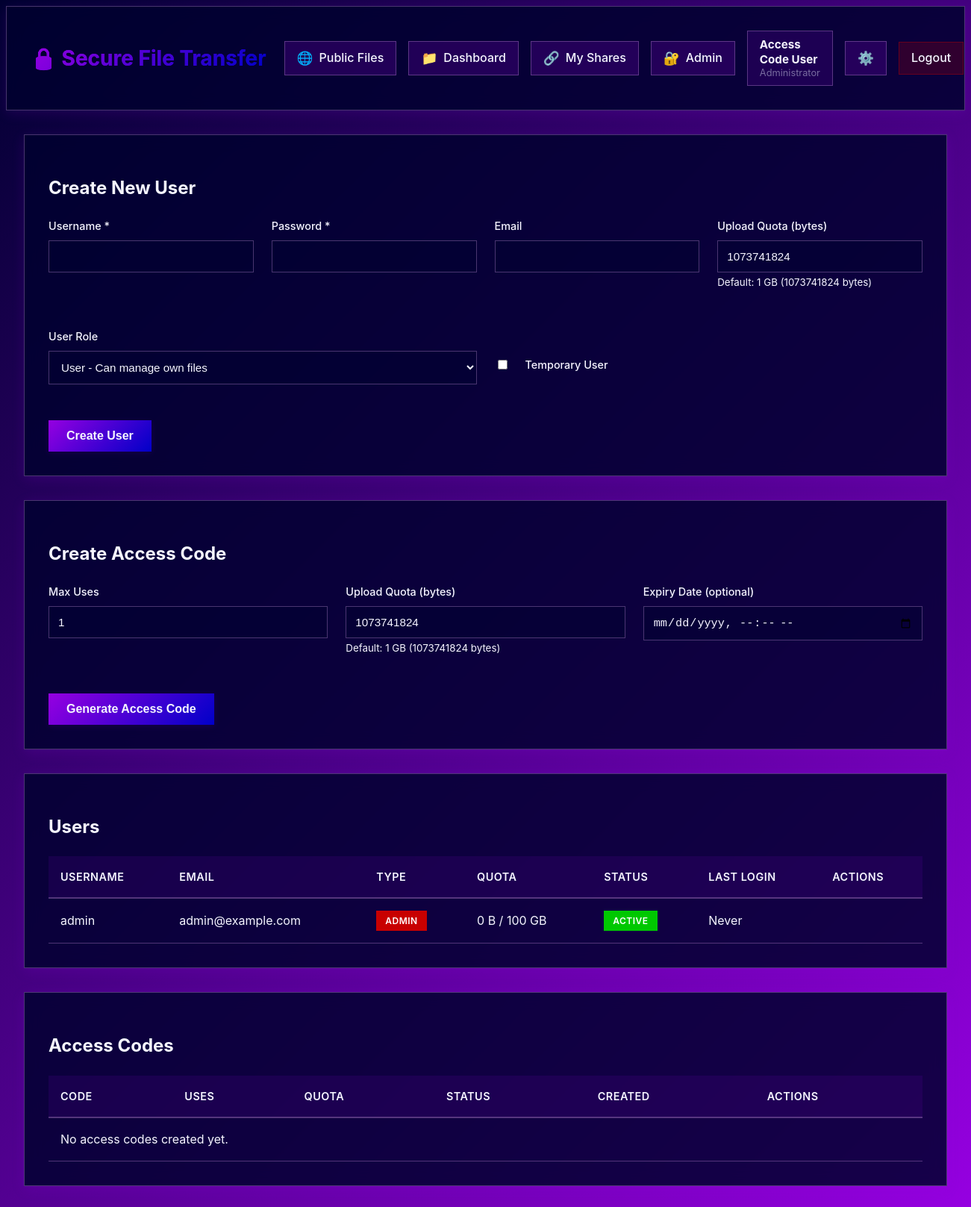
/admin.php (signed in), run on the app's committed database.
### tables this page shows
CREATE TABLE IF NOT EXISTS users (
    id INT AUTO_INCREMENT PRIMARY KEY,
    username VARCHAR(50) UNIQUE NOT NULL,
    password_hash VARCHAR(255) NOT NULL,
    email VARCHAR(100),
    role ENUM('admin', 'user') DEFAULT 'user',
    is_admin BOOLEAN DEFAULT FALSE,  
    upload_quota BIGINT DEFAULT 1073741824,  
    used_quota BIGINT DEFAULT 0,
    is_temporary BOOLEAN DEFAULT FALSE,
    expiry_date DATETIME NULL,
    created_at DATETIME DEFAULT CURRENT_TIMESTAMP,
    last_login DATETIME NULL,
    is_active BOOLEAN DEFAULT TRUE
);

### users.php (called while the page is built, shortened)
<?php
require_once 'db.php';
class UserManager {
    private $db;
    public function __construct($db) {
        $this->db = $db;
    }
    public function getAllUsers() {
        $sql = "SELECT id, username, email, role, is_admin, upload_quota, used_quota, is_temporary, expiry_date, created_at, last_login, is_active
                FROM users ORDER BY created_at DESC";
        return $this->db->fetchAll($sql);
    }
}
?>

### db.php (called while the page is built, shortened)
<?php
class Database {
    private $conn;
    public function __construct() {
        try {
            $this->conn = new PDO(
                "mysql:host=" . DB_HOST . ";dbname=" . DB_NAME,
                DB_USER,
                DB_PASS,
                array(PDO::ATTR_ERRMODE => PDO::ERRMODE_EXCEPTION)
            );
        } catch(PDOException $e) {
            die("Database connection failed: " . $e->getMessage());
        }
    }
    public function query($sql, $params = []) {
        try {
            $stmt = $this->conn->prepare($sql);
            $stmt->execute($params);
            return $stmt;
        } catch(PDOException $e) {
            error_log("Database query error: " . $e->getMessage());
            return false;
        }
    }
    public function fetchAll($sql, $params = []) {
        $stmt = $this->query($sql, $params);
        return $stmt ? $stmt->fetchAll(PDO::FETCH_ASSOC) : false;
    }
}
?>

### files.php (called while the page is built, shortened)
<?php
require_once 'db.php';
class FileManager {
    public function formatBytes($bytes, $precision = 2) {
        $units = ['B', 'KB', 'MB', 'GB', 'TB'];
        for ($i = 0; $bytes > 1024 && $i < count($units) - 1; $i++) {
            $bytes /= 1024;
        }
        return round($bytes, $precision) . ' ' . $units[$i];
    }
}
?>

### admin.php (the view, shortened to what this page needs)
<?php
require_once 'db.php';
require_once 'users.php';
require_once 'files.php';
$db = new Database();
$auth = new Auth($db);
$userManager = new UserManager($db);
$fileManager = new FileManager($db, $auth);
$users = $userManager->getAllUsers();
$accessCodes = $userManager->getAllAccessCodes();
?>
<!DOCTYPE html>
<html lang="en">
<head>
    <link rel="stylesheet" href="style.css">
</head>
<body class="simple-page">
    <?php include 'header.php'; ?>
    <div class="container admin-container">
        <div class="card">
            <h2>Create New User</h2>
            <form method="POST">
                <div class="form-grid">
                    <div class="form-group">
                        <label for="username">Username *</label>
                        <input type="text" id="username" name="username" required>
                    </div>
                    <div class="form-group">
                        <label for="password">Password *</label>
                        <input type="password" id="password" name="password" required>
                    </div>
                    <div class="form-group">
                        <label for="email">Email</label>
                        <input type="email" id="email" name="email">
                    </div>
                    <div class="form-group">
                        <label for="upload_quota">Upload Quota (bytes)</label>
                        <input type="number" id="upload_quota" name="upload_quota" value="1073741824" required>
                        <small>Default: 1 GB (1073741824 bytes)</small>
                    </div>
                </div>
                <div class="form-grid">
                    <div class="form-group">
                        <label for="role">User Role</label>
                        <select id="role" name="role">
                            <option value="user" selected>User - Can manage own files</option>
                        </select>
                    </div>
                    <div class="checkbox-group">
                        <input type="checkbox" id="is_temporary" name="is_temporary" onchange="toggleExpiryDate()">
                        <label for="is_temporary" style="margin: 0">Temporary User</label>
                    </div>
                </div>
                <button type="submit" class="btn">Create User</button>
            </form>
        </div>
        <div class="card">
            <h2>Create Access Code</h2>
            <form method="POST">
                <div class="form-grid">
                    <div class="form-group">
                        <label for="max_uses">Max Uses</label>
                        <input type="number" id="max_uses" name="max_uses" value="1" min="1" required>
                    </div>
                    <div class="form-group">
                        <label for="code_upload_quota">Upload Quota (bytes)</label>
                        <input type="number" id="code_upload_quota" name="upload_quota" value="1073741824" required>
                        <small>Default: 1 GB (1073741824 bytes)</small>
                    </div>
                    <div class="form-group">
                        <label for="code_expiry_date">Expiry Date (optional)</label>
                        <input type="datetime-local" id="code_expiry_date" name="expiry_date">
                    </div>
                </div>
                <button type="submit" class="btn">Generate Access Code</button>
            </form>
        </div>
        <div class="card">
            <h2>Users</h2>
            <table>
                <thead>
                    <tr>
                        <th>Username</th>
                        <th>Email</th>
                        <th>Type</th>
                        <th>Quota</th>
                        <th>Status</th>
                        <th>Last Login</th>
                        <th>Actions</th>
                    </tr>
                </thead>
                <tbody>
                    <?php foreach ($users as $user): ?>
                        <tr>
                            <td><?php echo htmlspecialchars($user['username']); ?></td>
                            <td><?php echo htmlspecialchars($user['email']); ?></td>
                            <td>
                                <?php
                                $userRole = isset($user['role']) && !empty($user['role']) ? $user['role'] : ($user['is_admin'] ? 'admin' : 'user');
                                if ($userRole === 'admin'): ?>
                                    <span class="badge badge-danger">Admin</span>
                                <?php else: ?>
                                    <span class="badge badge-info">User</span>
                                <?php endif; ?>
                            </td>
                            <td>
                                <?php echo $fileManager->formatBytes($user['used_quota']); ?> /
                                <?php echo $fileManager->formatBytes($user['upload_quota']); ?>
                            </td>
                            <td>
                                <?php if ($user['is_active']): ?>
                                    <span class="badge badge-success">Active</span>
                                <?php else: ?>
                                    <span class="badge badge-danger">Inactive</span>
                                <?php endif; ?>
                            </td>
                            <td><?php echo $user['last_login'] ? date('Y-m-d H:i', strtotime($user['last_login'])) : 'Never'; ?></td>
                            <td>
                            </td>
                        </tr>
                    <?php endforeach; ?>
                </tbody>
            </table>
        </div>
        <div class="card">
            <h2>Access Codes</h2>
            <table>
                <thead>
                    <tr>
                        <th>Code</th>
                        <th>Uses</th>
                        <th>Quota</th>
                        <th>Status</th>
                        <th>Created</th>
                        <th>Actions</th>
                    </tr>
                </thead>
                <tbody>
                    <?php if (empty($accessCodes)): ?>
                        <tr>
                            <td colspan="6">No access codes created yet.</td>
                        </tr>
                    <?php endif; ?>
                </tbody>
            </table>
        </div>
    </div>
</body>
</html>

### style.css (style rules this page uses)
:root { --color-primary: #9600E1; --color-secondary: #CC9CDF; --color-dark: #000030; --color-accent: #0000C8; --color-danger: #C80000; --color-gold: #FFD700; --color-text: #f5f5ff; --color-muted: #b9b9d695; --color-border: rgba(204, 156, 223, 0.35); --gradient-primary: linear-gradient(135deg, var(--color-primary) 0%, var(--color-accent) 100%); --gradient-secondary: linear-gradient(135deg, var(--color-dark) 0%, var(--color-primary) 100%); --gradient-subtle: linear-gradient(135deg, rgba(150, 0, 225, 0.1) 0%, rgba(0, 0, 200, 0.1) 100%); --shadow-sm: 0 2px 8px rgba(150, 0, 225, 0.1); --shadow-md: 0 4px 16px rgba(150, 0, 225, 0.15); --shadow-lg: 0 10px 40px rgba(0, 0, 48, 0.3); --shadow-accent: 0 4px 20px rgba(150, 0, 225, 0.4); --spacing-xs: 0.5rem; --spacing-sm: 1rem; --spacing-md: 1.5rem; --spacing-lg: 2rem; --spacing-xl: 3rem; --radius-sm: 4px; --radius-md: 8px; --radius-lg: 12px; --radius-xl: 16px; }
* { box-sizing: border-box; }
body { font-family: -apple-system, BlinkMacSystemFont, 'Segoe UI', Roboto, Oxygen, Ubuntu, Cantarell, 'Helvetica Neue', sans-serif; background: var(--color-dark); background-image: var(--gradient-secondary); background-attachment: fixed; color: var(--color-text); min-height: 100vh; line-height: 1.6; -webkit-font-smoothing: antialiased; -moz-osx-font-smoothing: grayscale; }
.form-group { margin-bottom: var(--spacing-md); }
label { display: block; margin-bottom: var(--spacing-xs); color: var(--color-text); font-weight: 500; font-size: 0.9rem; }
input[type="text"], input[type="password"], input[type="email"], input[type="number"], input[type="date"], input[type="datetime-local"], select, textarea { width: 100%; padding: 0.75rem; background: rgba(0, 0, 48, 0.5); border: 1px solid var(--color-border); color: var(--color-text); font-size: 0.95rem; transition: all 0.3s ease; }
input::placeholder { color: var(--color-muted); }
.btn { padding: 0.75rem 1.5rem; background: var(--gradient-primary); color: var(--color-text); border: none; font-size: 1rem; font-weight: 600; cursor: pointer; transition: all 0.3s ease; box-shadow: var(--shadow-sm); position: relative; overflow: hidden; }
.card { background: rgba(0, 0, 48, 0.85); backdrop-filter: blur(10px); border: 1px solid var(--color-border); padding: var(--spacing-lg); margin-bottom: var(--spacing-lg); box-shadow: var(--shadow-md); }
table { width: 100%; border-collapse: collapse; }
thead { background: rgba(150, 0, 225, 0.1); border-bottom: 2px solid var(--color-border); }
th { padding: var(--spacing-sm); text-align: left; color: var(--color-text); font-weight: 600; font-size: 0.9rem; text-transform: uppercase; letter-spacing: 0.5px; }
td { padding: var(--spacing-sm); border-bottom: 1px solid var(--color-border); color: var(--color-text); }
input[type="checkbox"], input[type="radio"] { width: auto; margin-right: var(--spacing-xs); accent-color: var(--color-primary); }
.badge { display: inline-block; padding: 0.25rem 0.75rem; font-size: 0.75rem; font-weight: 600; text-transform: uppercase; letter-spacing: 0.5px; }
.badge-success { background: #00c800; color: white; }
.badge-danger { background: var(--color-danger); color: white; }
.container { max-width: 1200px; margin: var(--spacing-lg) auto; padding: 0 var(--spacing-md); }
.container.admin-container { max-width: 1400px; }
.form-grid { display: grid; grid-template-columns: repeat(auto-fit, minmax(250px, 1fr)); gap: var(--spacing-md); margin-bottom: var(--spacing-md); }
.checkbox-group { display: flex; align-items: center; gap: var(--spacing-sm); }
.checkbox-group input[type="checkbox"] { width: auto; }
body.simple-page { font-family: -apple-system, BlinkMacSystemFont, 'Segoe UI', Roboto, Oxygen, Ubuntu, Cantarell, 'Helvetica Neue', sans-serif; }

### data on the page
users: username "admin", email "admin@example.com", role "ADMIN", used_quota "0 B", upload_quota "100 GB", is_active "ACTIVE", shows "Never"

### other printed values
SITE_NAME "Secure File Transfer"
RBAC::getRoleDisplayName($headerRole) "Administrator"
